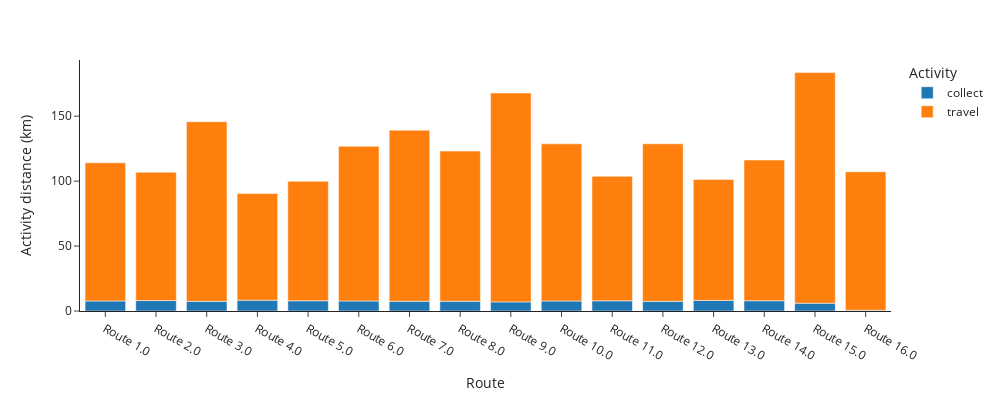

Source (notebook cell):
### Code cell
route_summary.route_trip_distance_summary_bar()

### Figure 1 — Plotly figure (JSON) as saved in the notebook; plotly's stock layout.template omitted (floating-point values rounded to 4 significant figures)
{"data": [{"alignmentgroup": "True", "hovertemplate": "Activity=collect<br>Route=%{x}<br>Activity distance (km)=%{y}<extra></extra>", "legendgroup": "collect", "marker": {"color": "#1F77B4"}, "name": "collect", "offsetgroup": "collect", "orientation": "v", "showlegend": true, "textposition": "auto", "type": "bar", "x": ["Route 1.0", "Route 2.0", "Route 3.0", "Route 4.0", "Route 5.0", "Route 6.0", "Route 7.0", "Route 8.0", "Route 9.0", "Route 10.0", "Route 11.0", "Route 12.0", "Route 13.0", "Route 14.0", "Route 15.0", "Route 16.0"], "xaxis": "x", "y": [7.72, 8.05, 7.42, 8.36, 7.88, 7.73, 7.52, 7.49, 7.02, 7.7, 7.86, 7.42, 8.16, 7.91, 6, 0.55], "yaxis": "y"}, {"alignmentgroup": "True", "hovertemplate": "Activity=travel<br>Route=%{x}<br>Activity distance (km)=%{y}<extra></extra>", "legendgroup": "travel", "marker": {"color": "#FF7F0E"}, "name": "travel", "offsetgroup": "travel", "orientation": "v", "showlegend": true, "textposition": "auto", "type": "bar", "x": ["Route 1.0", "Route 2.0", "Route 3.0", "Route 4.0", "Route 5.0", "Route 6.0", "Route 7.0", "Route 8.0", "Route 9.0", "Route 10.0", "Route 11.0", "Route 12.0", "Route 13.0", "Route 14.0", "Route 15.0", "Route 16.0"], "xaxis": "x", "y": [106.4, 98.87, 138.3, 82.06, 92.02, 119.1, 131.7, 115.7, 160.8, 121.0, 95.87, 121.4, 93.16, 108.3, 177.6, 106.7], "yaxis": "y"}], "layout": {"barmode": "relative", "height": 400, "legend": {"title": {"text": "Activity"}, "tracegroupgap": 0}, "margin": {"t": 60}, "width": 1000, "xaxis": {"anchor": "y", "autorange": true, "domain": [0, 1], "range": [-0.5, 15.5], "title": {"text": "Route"}, "type": "category"}, "yaxis": {"anchor": "x", "autorange": true, "domain": [0, 1], "range": [0, 193.3], "title": {"text": "Activity distance (km)"}, "type": "linear"}}}
